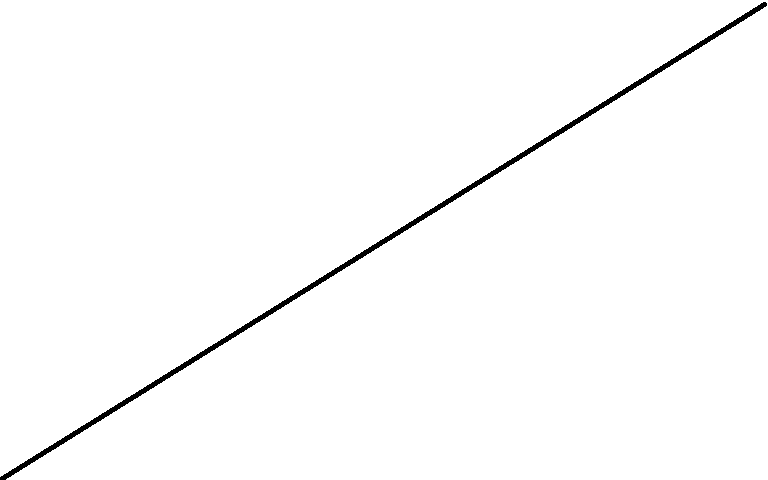
#> input picture Test.png, 768 x 480 px
$ jupyter execute 'Line Detector .ipynb'
#> lines starting #> are read from the running program, lines starting #| are printed output that depends on the picture; after the words box and inside, x2 and y2 are one past the last pixel; in counts of white or black regions, pixels touching at a corner belong together
[cell 1]
import cv2
import numpy as np

# Read image
image = cv2.imread('Test.png')
#> image is the input picture: shape (480, 768, 3); 98.8% white; 1 black region, box (x1, y1, x2, y2) and area: (0, 2, 767, 480) 4482

# Convert image to grayscale
gray = cv2.cvtColor(image,cv2.COLOR_BGR2GRAY)

# Use canny edge detection
edges = cv2.Canny(gray,50,150,apertureSize=3)
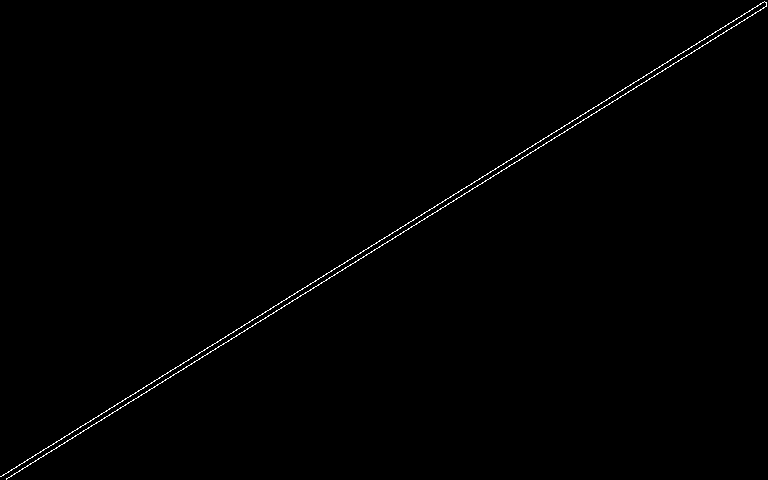
#> edges: shape (480, 768); 0.52% white in thin lines or dots

# Apply HoughLinesP method to
# to directly obtain line end points
lines_list =[]
lines = cv2.HoughLinesP(
			edges, # Input edge image
			1, # Distance resolution in pixels
			np.pi/180, # Angle resolution in radians
			threshold=100, # Min number of votes for valid line
			minLineLength=5, # Min allowed length of line
			maxLineGap=10 # Max allowed gap between line for joining them
			)
#> lines = [[265, 318, 766, 5], [180, 365, 764, 1], [6, 478, 382, 244], [1, 476, 461, 189]]

# Iterate over points
for points in lines:
	# Extracted points nested in the list
	x1,y1,x2,y2=points[0]
	# Draw the lines joing the points
	# On the original image
	cv2.line(image,(x1,y1),(x2,y2),(0,255,0),2)
	# Maintain a simples lookup list for points
	lines_list.append([(x1,y1),(x2,y2)])
#> this loop made 4 passes
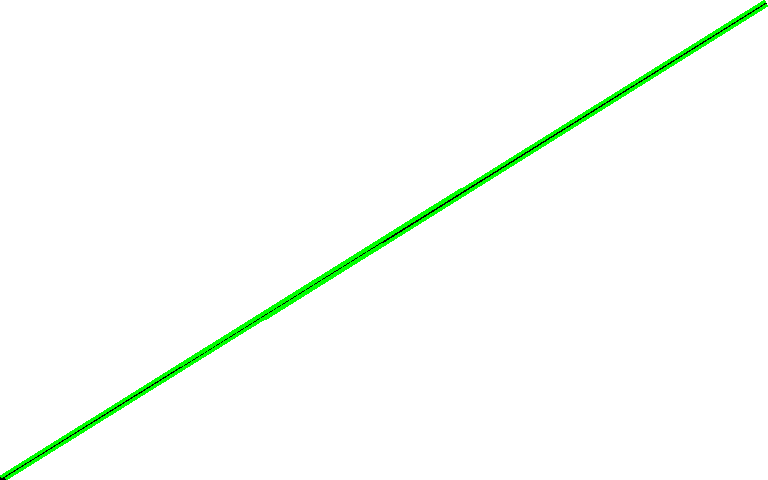
#> image: shape (480, 768, 3); 1.73% of pixels changed, all inside (x1, y1, x2, y2) = (0, 0, 768, 480)
#> after the loop, lines_list = [[(265, 318), (766, 5)], [(180, 365), (764, 1)], [(6, 478), (382, 244)], [(1, 476), (461, 189)]]

# Save the result image
cv2.imwrite('detectedLines.png',image)
#> Out = True

[cell 2]
lines
#> Out has the same summary as lines

[cell 3]
import cv2 as cv
import numpy as np
img = cv.imread(cv.samples.findFile('Test.png'))
gray = cv.cvtColor(img,cv.COLOR_BGR2GRAY)
edges = cv.Canny(gray,50,150,apertureSize = 3)
lines = cv.HoughLines(edges,1,np.pi/180,200)
#> lines = [[410, 1.01], [405, 1.01]]
for line in lines:
    rho,theta = line[0]
    a = np.cos(theta)
    b = np.sin(theta)
    x0 = a*rho
    y0 = b*rho
    x1 = int(x0 + 1000*(-b))
    y1 = int(y0 + 1000*(a))
    x2 = int(x0 - 1000*(-b))
    y2 = int(y0 - 1000*(a))
    cv.line(img,(x1,y1),(x2,y2),(0,0,255),2)
#> this loop made 2 passes
#> (rho, theta, a, b, x0, y0, x1, y1) on passes 1 to 2: (410, 1.01, 0.53, 0.848, 217.3, 347.7, -630, 877), (405, 1.01, 0.53, 0.848, 214.6, 343.5, -633, 873)
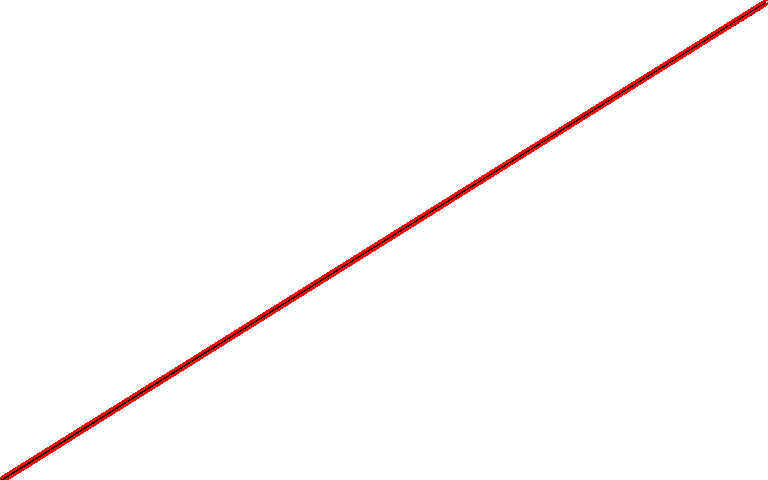
#> img: shape (480, 768, 3); 1.38% of pixels changed, all inside (x1, y1, x2, y2) = (0, 0, 768, 480)
cv.imwrite('houghlines3.jpg',img)
#> Out = True

[cell 4]
lines
#> Out = [[410, 1.01], [405, 1.01]]

[cell 5]
lines[0][0]
#> Out = [410, 1.01]

[cell 6]
rho
#> Out = 405

$ run again, with chess.jpeg saved as Test.png
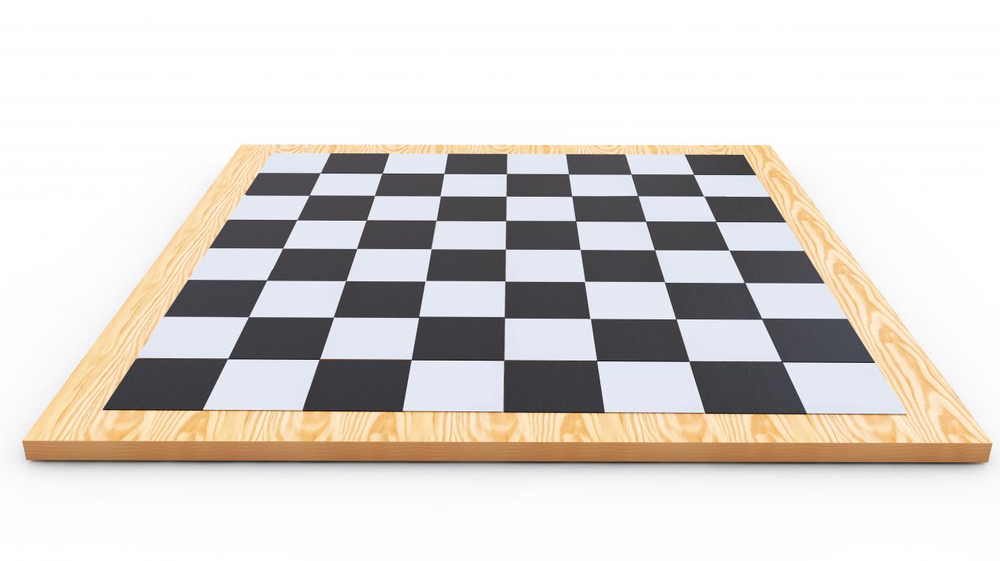
#> input picture chess.jpeg, 1000 x 561 px, shrunk from 1336 x 750 before the run
#> image is the input picture: shape (561, 1000, 3); mean B, G, R 208.5, 212.6, 217.4
#> `edges = cv2.Canny(gray,50,150,apertureSize=3)`:
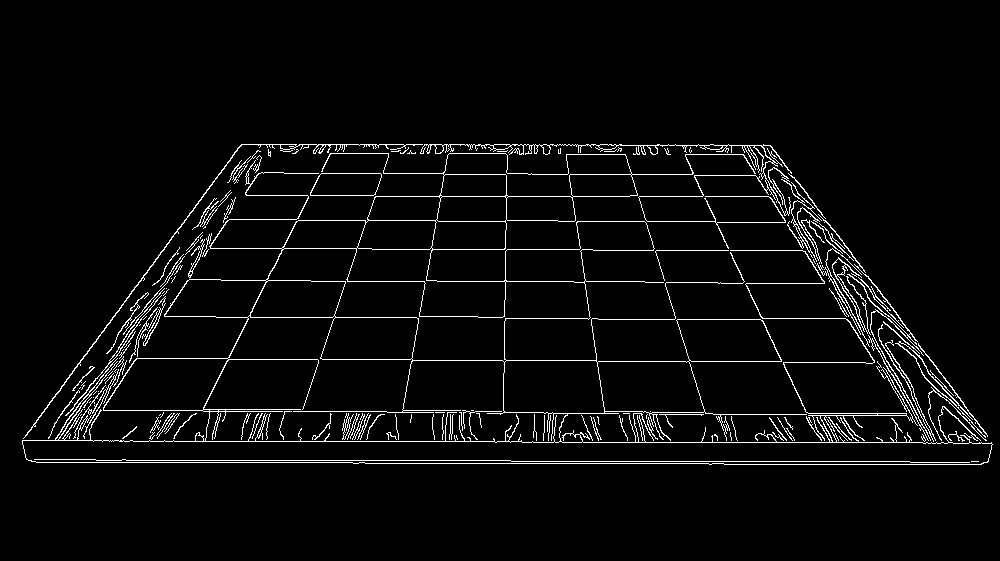
#> edges: shape (561, 1000); 3.9% white in thin lines or dots, all inside (x1, y1, x2, y2) = (22, 144, 993, 465)
#> `lines = cv2.HoughLinesP( edges,`: lines = 199 rows, first 6: [522, 442, 952, 442], [511, 461, 909, 461], [353, 463, 723, 463], [93, 441, 532, 441], [910, 462, 969, 462], [96, 460, 510, 460]
#> the loop `for points in lines:` made 199 passes
#> after the loop `for points in lines:`: lines_list = 199 items
#> `cv2.imwrite('detectedLines.png',image)`: Out = True
#> `lines`: Out has the same summary as lines
#> `lines = cv.HoughLines(edges,1,np.pi/180,200)`: lines = 19 rows, first 8: [441, 1.57], [460, 1.57], [196, 1.57], [281, 1.57], [144, 1.57], [411, 1.57], [413, 1.57], [-527, 2.5]
#> the loop `for line in lines:` made 19 passes
#> (rho, theta, a, b, x0, y0, x1, y1) on passes 1 to 8: (441, 1.57, -4.37e-08, 1, -1.93e-05, 441, -1000, 440), (460, 1.57, -4.37e-08, 1, -2.01e-05, 460, -1000, 459), (196, 1.57, -4.37e-08, 1, -8.57e-06, 196, -1000, 195), (281, 1.57, -4.37e-08, 1, -1.23e-05, 281, -1000, 280), (144, 1.57, -4.37e-08, 1, -6.29e-06, 144, -1000, 143), (411, 1.57, -4.37e-08, 1, -1.8e-05, 411, -1000, 410), (413, 1.57, -4.37e-08, 1, -1.81e-05, 413, -1000, 412), (-527, 2.5, -0.799, 0.602, 420.9, -317.2, -180, -1115)
#> after the loop `for line in lines:`:
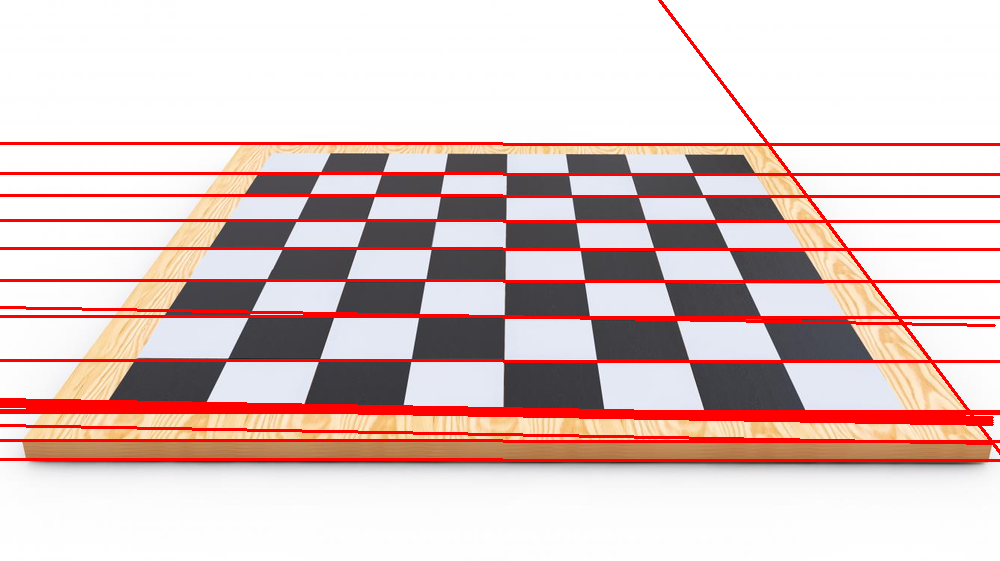
#> img: shape (561, 1000, 3); 8.63% of pixels changed, all inside (x1, y1, x2, y2) = (0, 0, 1000, 462)
#> `cv.imwrite('houghlines3.jpg',img)`: Out = True
#> `lines`: Out has the same summary as lines
#> `lines[0][0]`: Out = [441, 1.57]
#> `rho`: Out = 403
